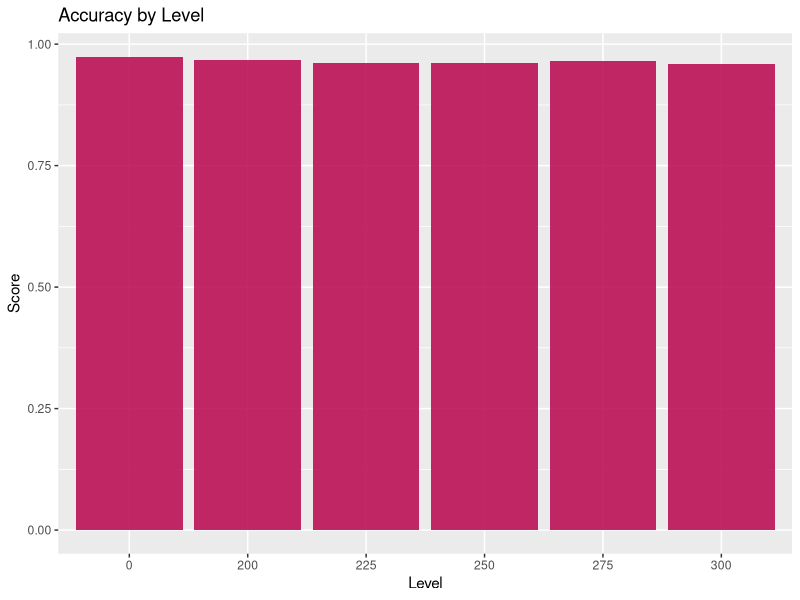
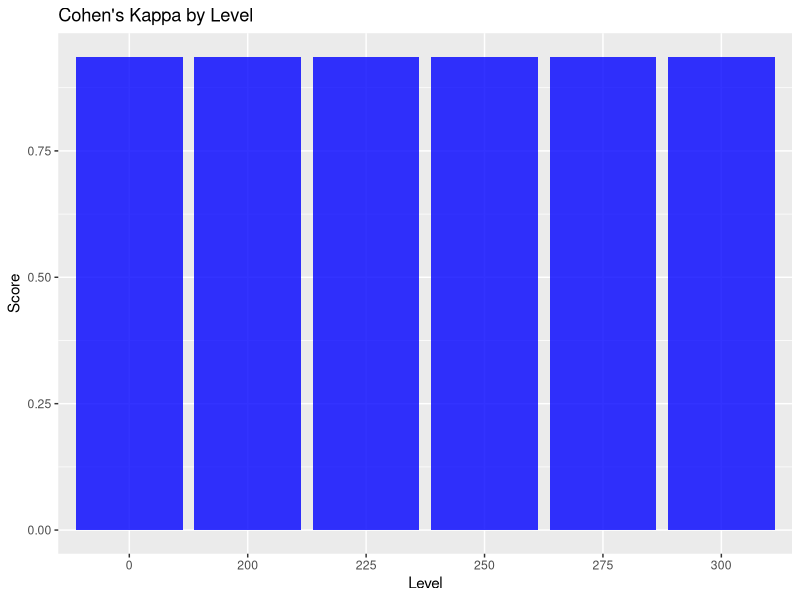
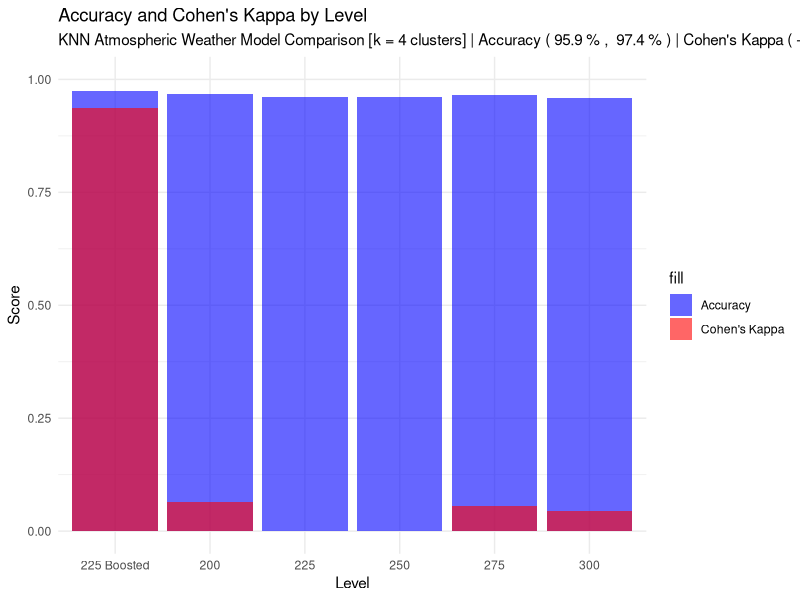

Recreate these plots in R, in order.
# Load required library
library(dplyr)
library(tidyr)
library(readr)
library(class)
library(ggplot2)

#===============================================================================
# Set working directory to files current directory
{
# NOTE: Set to your working directory 
setwd(dirname(rstudioapi::getSourceEditorContext()$path))
print(paste("Current Working Directory: ", getwd()), sep = "\n")
#-------------------------------------------------------------------------------
df <- read_csv("atmospheric_weather_preprocessed.csv")
#plot.subtitle <- "Atmospheric Weather Data (20KM)"
levels_interested <- c(200, 225, 250, 275, 300)
}
#===============================================================================
# Create comparison dataframe
comparison.df <- data.frame(
  Level = numeric(),
  Accuracy = numeric(),
  Cohen_Kappa = numeric(),
  McNemars_Test_p_value = numeric(),
  Sensitivity = numeric(),
  Specificity = numeric(),
  Precision = numeric(),
  stringsAsFactors = FALSE
)
#===============================================================================
# Pressure Level 200 modeling KNN
{
level <- 200
plot.subtitle <- "Atmospheric Weather Data (Level = 200mb)"
df.200 <- df %>% filter(pressure == 200)
df.200 <- df.200 %>% select(-pressure)
# Split the dataset into predictors (X) and the target variable (y)
target_variable_column <- "image"
X <- select(df.200, -target_variable_column)
y <- df.200[[target_variable_column]]
# Split the dataset into training and testing sets
set.seed(123)
train_threshold <- 0.7 # 70% for training
train_indices <- sample(nrow(df.200), nrow(df.200) * train_threshold)  
train_data <- df.200[train_indices, ]
test_data <- df.200[-train_indices, ]
# Train the KNN classifier model
k <- 4   # Number of nearest neighbors to consider
model <- knn(train_data[, -which(names(train_data) == target_variable_column)],
             test_data[, -which(names(test_data) == target_variable_column)],
             train_data[[target_variable_column]],
             k)
# Evaluate the model
accuracy <- sum(model == test_data[[target_variable_column]]) / nrow(test_data)
print(paste("Accuracy:", accuracy))
plot.subtitle <- paste(plot.subtitle, " [", k, " Clusters]  Accuracy ", 100*round(accuracy,4),'%')
#-------------------------------------------------------------------------------
# Calculate the confusion matrix
confusion_matrix <- table(model, test_data[[target_variable_column]])
# Calculate True Positive, True Negative, False Positive, and False Negative
tp <- confusion_matrix[2, 2]
tn <- confusion_matrix[1, 1]
fp <- confusion_matrix[1, 2]
fn <- confusion_matrix[2, 1]
# Calculate Sensitivity, Specificity, Precision, and Accuracy
sensitivity <- tp / (tp + fn)
specificity <- tn / (tn + fp)
precision <- tp / (tp + fp)
accuracy <- (tp + tn) / sum(confusion_matrix)
# Calculate the overall observed agreement
observed_agreement <- accuracy
# Calculate the probability of agreement by chance
p_chance <- (sum(confusion_matrix[1,]) * sum(confusion_matrix[,1]) +
               sum(confusion_matrix[2,]) * sum(confusion_matrix[,2])) /
  sum(confusion_matrix)^2

kappa <- (observed_agreement - p_chance) / (1 - p_chance)
mcnemar_test <- mcnemar.test(confusion_matrix)
p_value_mcnemar <- mcnemar_test$p.value

model.stats <- list(
  Level = level,
  Accuracy = accuracy,
  Cohen_Kappa = kappa,
  McNemars_Test_p_value = p_value_mcnemar,
  Sensitivity = sensitivity,
  Specificity = specificity,
  Precision = precision
)
comparison.df <- rbind(comparison.df, model.stats)
}
#===============================================================================
# Pressure Level 225 modeling
{
level <- 225
plot.subtitle <- "Atmospheric Weather Data (Level = 225mb)"
df.225 <- df %>% select(-pressure)
df.225 <- df %>% filter(pressure == 225)
# Split the dataset into predictors (X) and the target variable (y)
target_variable_column <- "image"
X <- select(df.225, -target_variable_column)
y <- df.225[[target_variable_column]]
# Split the dataset into training and testing sets
set.seed(123)
train_threshold <- 0.7 # 70% for training
train_indices <- sample(nrow(df.225), nrow(df.225) * train_threshold)  
train_data <- df.225[train_indices, ]
test_data <- df.225[-train_indices, ]
# Train the KNN classifier model
k <- 4   # Number of nearest neighbors to consider
model <- knn(train_data[, -which(names(train_data) == target_variable_column)],
             test_data[, -which(names(test_data) == target_variable_column)],
             train_data[[target_variable_column]],
             k)
# Evaluate the model
accuracy <- sum(model == test_data[[target_variable_column]]) / nrow(test_data)
print(paste("Accuracy:", accuracy))
plot.subtitle <- paste(plot.subtitle, " [", k, " Clusters]  Accuracy ", 100*round(accuracy,4),'%')
#-------------------------------------------------------------------------------
confusion_matrix <- table(model, test_data[[target_variable_column]])
# Calculate True Positive, True Negative, False Positive, and False Negative
tp <- confusion_matrix[2, 2]
tn <- confusion_matrix[1, 1]
fp <- confusion_matrix[1, 2]
fn <- confusion_matrix[2, 1]
# Calculate Sensitivity, Specificity, Precision, and Accuracy
sensitivity <- tp / (tp + fn)
specificity <- tn / (tn + fp)
precision <- tp / (tp + fp)
accuracy <- (tp + tn) / sum(confusion_matrix)
# Calculate the overall observed agreement
observed_agreement <- accuracy
# Calculate the probability of agreement by chance
p_chance <- (sum(confusion_matrix[1,]) * sum(confusion_matrix[,1]) +
               sum(confusion_matrix[2,]) * sum(confusion_matrix[,2])) /
  sum(confusion_matrix)^2
# Calculate Cohen's Kappa
kappa <- (observed_agreement - p_chance) / (1 - p_chance)
# Calculate McNemar's test
mcnemar_test <- mcnemar.test(confusion_matrix)
# Extract the p-value from McNemar's test result
p_value_mcnemar <- mcnemar_test$p.value

# Create a dataframe with the actual and predicted values
results <- data.frame(Actual = test_data$image, Predicted = model)

# Confusion matrix plot
confusion_matrix <- table(results$Actual, results$Predicted)

# Plot the confusion matrix
ggplot() +
  geom_tile(data = as.data.frame.table(confusion_matrix),
            aes(x = Var1, y = Var2, fill = Freq), color = "black") +
  geom_text(data = as.data.frame.table(confusion_matrix),
            aes(x = Var1, y = Var2, label = Freq), color = "black", size = 12) +
  labs(x = "Actual", y = "Predicted", fill = "Frequency", 
       title = "Confusion Matrix - KNN Model", subtitle = plot.subtitle) +
  scale_fill_gradient(low = "white", high = "forestgreen") +
  theme_minimal()
# Calculate the confusion matrix
confusion_matrix <- table(model, test_data[[target_variable_column]])
# Calculate True Positive, True Negative, False Positive, and False Negative
tp <- confusion_matrix[2, 2]
tn <- confusion_matrix[1, 1]
fp <- confusion_matrix[1, 2]
fn <- confusion_matrix[2, 1]
# Calculate Sensitivity, Specificity, Precision, and Accuracy
sensitivity <- tp / (tp + fn)
specificity <- tn / (tn + fp)
precision <- tp / (tp + fp)
accuracy <- (tp + tn) / sum(confusion_matrix)
# Calculate the overall observed agreement
observed_agreement <- accuracy
# Calculate the probability of agreement by chance
p_chance <- (sum(confusion_matrix[1,]) * sum(confusion_matrix[,1]) +
               sum(confusion_matrix[2,]) * sum(confusion_matrix[,2])) /
  sum(confusion_matrix)^2

kappa <- (observed_agreement - p_chance) / (1 - p_chance)
mcnemar_test <- mcnemar.test(confusion_matrix)
p_value_mcnemar <- mcnemar_test$p.value

model.stats <- list(
  Level = level,
  Accuracy = accuracy,
  Cohen_Kappa = kappa,
  McNemars_Test_p_value = p_value_mcnemar,
  Sensitivity = sensitivity,
  Specificity = specificity,
  Precision = precision
)
comparison.df <- rbind(comparison.df, model.stats)
}
#===============================================================================
# Pressure Level 250 modeling
{
level <- 250
plot.subtitle <- "Atmospheric Weather Data (Level = 250mb)"
  df.250 <- df %>% select(-pressure)
  df.250 <- df %>% filter(pressure == 250)
  # Split the dataset into predictors (X) and the target variable (y)
  target_variable_column <- "image"
  X <- select(df.250, -target_variable_column)
  y <- df.250[[target_variable_column]]
  # Split the dataset into training and testing sets
  set.seed(123)
  train_threshold <- 0.7 # 70% for training
  train_indices <- sample(nrow(df.250), nrow(df.250) * train_threshold)  
  train_data <- df.250[train_indices, ]
  test_data <- df.250[-train_indices, ]
  # Train the KNN classifier model
  k <- 4   # Number of nearest neighbors to consider
  model <- knn(train_data[, -which(names(train_data) == target_variable_column)],
               test_data[, -which(names(test_data) == target_variable_column)],
               train_data[[target_variable_column]],
               k)
  # Evaluate the model
  accuracy <- sum(model == test_data[[target_variable_column]]) / nrow(test_data)
  print(paste("Accuracy:", accuracy))
  plot.subtitle <- paste(plot.subtitle, " [", k, " Clusters]  Accuracy ", 100*round(accuracy,4),'%')
  #-----------------------------------------------------------------------------
  # Calculate the confusion matrix
  confusion_matrix <- table(model, test_data[[target_variable_column]])
  # Calculate True Positive, True Negative, False Positive, and False Negative
  tp <- confusion_matrix[2, 2]
  tn <- confusion_matrix[1, 1]
  fp <- confusion_matrix[1, 2]
  fn <- confusion_matrix[2, 1]
  # Calculate Sensitivity, Specificity, Precision, and Accuracy
  sensitivity <- tp / (tp + fn)
  specificity <- tn / (tn + fp)
  precision <- tp / (tp + fp)
  accuracy <- (tp + tn) / sum(confusion_matrix)
  # Calculate the overall observed agreement
  observed_agreement <- accuracy
  # Calculate the probability of agreement by chance
  p_chance <- (sum(confusion_matrix[1,]) * sum(confusion_matrix[,1]) +
                 sum(confusion_matrix[2,]) * sum(confusion_matrix[,2])) /
    sum(confusion_matrix)^2
  
  kappa <- (observed_agreement - p_chance) / (1 - p_chance)
  mcnemar_test <- mcnemar.test(confusion_matrix)
  p_value_mcnemar <- mcnemar_test$p.value
  
  model.stats <- list(
    Level = level,
    Accuracy = accuracy,
    Cohen_Kappa = kappa,
    McNemars_Test_p_value = p_value_mcnemar,
    Sensitivity = sensitivity,
    Specificity = specificity,
    Precision = precision
  )
  comparison.df <- rbind(comparison.df, model.stats)
}
#===============================================================================
# Pressure Level 275 modeling
{
  level <- 275
  plot.subtitle <- "Atmospheric Weather Data (Level = 275mb)"
  df.275 <- df %>% select(-pressure)
  df.275 <- df %>% filter(pressure == 275)
  # Split the dataset into predictors (X) and the target variable (y)
  target_variable_column <- "image"
  X <- select(df.275, -target_variable_column)
  y <- df.275[[target_variable_column]]
  # Split the dataset into training and testing sets
  set.seed(123)
  train_threshold <- 0.7 # 70% for training
  train_indices <- sample(nrow(df.275), nrow(df.275) * train_threshold)  
  train_data <- df.275[train_indices, ]
  test_data <- df.275[-train_indices, ]
  # Train the KNN classifier model
  k <- 4   # Number of nearest neighbors to consider
  model <- knn(train_data[, -which(names(train_data) == target_variable_column)],
               test_data[, -which(names(test_data) == target_variable_column)],
               train_data[[target_variable_column]],
               k)
  # Evaluate the model
  accuracy <- sum(model == test_data[[target_variable_column]]) / nrow(test_data)
  print(paste("Accuracy:", accuracy))
  plot.subtitle <- paste(plot.subtitle, " [", k, " Clusters]  Accuracy ", 100*round(accuracy,4),'%')
  #-----------------------------------------------------------------------------
  # Calculate the confusion matrix
  confusion_matrix <- table(model, test_data[[target_variable_column]])
  # Calculate True Positive, True Negative, False Positive, and False Negative
  tp <- confusion_matrix[2, 2]
  tn <- confusion_matrix[1, 1]
  fp <- confusion_matrix[1, 2]
  fn <- confusion_matrix[2, 1]
  # Calculate Sensitivity, Specificity, Precision, and Accuracy
  sensitivity <- tp / (tp + fn)
  specificity <- tn / (tn + fp)
  precision <- tp / (tp + fp)
  accuracy <- (tp + tn) / sum(confusion_matrix)
  # Calculate the overall observed agreement
  observed_agreement <- accuracy
  # Calculate the probability of agreement by chance
  p_chance <- (sum(confusion_matrix[1,]) * sum(confusion_matrix[,1]) +
                 sum(confusion_matrix[2,]) * sum(confusion_matrix[,2])) /
    sum(confusion_matrix)^2
  
  kappa <- (observed_agreement - p_chance) / (1 - p_chance)
  mcnemar_test <- mcnemar.test(confusion_matrix)
  p_value_mcnemar <- mcnemar_test$p.value
  
  model.stats <- list(
    Level = level,
    Accuracy = accuracy,
    Cohen_Kappa = kappa,
    McNemars_Test_p_value = p_value_mcnemar,
    Sensitivity = sensitivity,
    Specificity = specificity,
    Precision = precision
  )
  comparison.df <- rbind(comparison.df, model.stats)
}
#===============================================================================
# Pressure Level 300 modeling
{
  level <- 300
  plot.subtitle <- "Atmospheric Weather Data (Level = 300mb)"
  df.300 <- df %>% select(-pressure)
  df.300 <- df %>% filter(pressure == 300)
  # Split the dataset into predictors (X) and the target variable (y)
  target_variable_column <- "image"
  X <- select(df.300, -target_variable_column)
  y <- df.300[[target_variable_column]]
  # Split the dataset into training and testing sets
  set.seed(123)
  train_threshold <- 0.7 # 70% for training
  train_indices <- sample(nrow(df.300), nrow(df.300) * train_threshold)  
  train_data <- df.300[train_indices, ]
  test_data <- df.300[-train_indices, ]
  # Train the KNN classifier model
  k <- 4   # Number of nearest neighbors to consider
  model <- knn(train_data[, -which(names(train_data) == target_variable_column)],
               test_data[, -which(names(test_data) == target_variable_column)],
               train_data[[target_variable_column]],
               k)
  # Evaluate the model
  accuracy <- sum(model == test_data[[target_variable_column]]) / nrow(test_data)
  print(paste("Accuracy:", accuracy))
  plot.subtitle <- paste(plot.subtitle, " [", k, " Clusters]  Accuracy ", 100*round(accuracy,4),'%')
  #-----------------------------------------------------------------------------
  # Calculate the confusion matrix
  confusion_matrix <- table(model, test_data[[target_variable_column]])
  # Calculate True Positive, True Negative, False Positive, and False Negative
  tp <- confusion_matrix[2, 2]
  tn <- confusion_matrix[1, 1]
  fp <- confusion_matrix[1, 2]
  fn <- confusion_matrix[2, 1]
  # Calculate Sensitivity, Specificity, Precision, and Accuracy
  sensitivity <- tp / (tp + fn)
  specificity <- tn / (tn + fp)
  precision <- tp / (tp + fp)
  accuracy <- (tp + tn) / sum(confusion_matrix)
  # Calculate the overall observed agreement
  observed_agreement <- accuracy
  # Calculate the probability of agreement by chance
  p_chance <- (sum(confusion_matrix[1,]) * sum(confusion_matrix[,1]) +
                 sum(confusion_matrix[2,]) * sum(confusion_matrix[,2])) /
    sum(confusion_matrix)^2
  
  kappa <- (observed_agreement - p_chance) / (1 - p_chance)
  mcnemar_test <- mcnemar.test(confusion_matrix)
  p_value_mcnemar <- mcnemar_test$p.value
  
  model.stats <- list(
    Level = level,
    Accuracy = accuracy,
    Cohen_Kappa = kappa,
    McNemars_Test_p_value = p_value_mcnemar,
    Sensitivity = sensitivity,
    Specificity = specificity,
    Precision = precision
  )
  comparison.df <- rbind(comparison.df, model.stats)
}
#===============================================================================
# All Pressure Levels modeling
{
  level <- 0
  plot.subtitle <- "Atmospheric Weather Data (Level = 225mb and any contrail present)"
  df.all <- df %>%
    filter(pressure == 225 | (pressure != 225 & image == 1))
  
  df <- df.all %>% select(-pressure)
  
  # Split the dataset into predictors (X) and the target variable (y)
  target_variable_column <- "image"
  X <- select(df.all, -target_variable_column)
  y <- df.all[[target_variable_column]]
  # Split the dataset into training and testing sets
  set.seed(123)
  train_threshold <- 0.7 # 70% for training
  train_indices <- sample(nrow(df.all), nrow(df.all) * train_threshold)  
  train_data <- df.all[train_indices, ]
  test_data <- df.all[-train_indices, ]
  # Train the KNN classifier model
  k <- 4   # Number of nearest neighbors to consider
  model <- knn(train_data[, -which(names(train_data) == target_variable_column)],
               test_data[, -which(names(test_data) == target_variable_column)],
               train_data[[target_variable_column]],
               k)
  # Evaluate the model
  accuracy <- sum(model == test_data[[target_variable_column]]) / nrow(test_data)
  print(paste("Accuracy:", accuracy))
  plot.subtitle <- paste(plot.subtitle, " [", k, " Clusters]  Accuracy ", 100*round(accuracy,4),'%')
  #-----------------------------------------------------------------------------
  # Calculate the confusion matrix
  confusion_matrix <- table(model, test_data[[target_variable_column]])
  # Calculate True Positive, True Negative, False Positive, and False Negative
  tp <- confusion_matrix[2, 2]
  tn <- confusion_matrix[1, 1]
  fp <- confusion_matrix[1, 2]
  fn <- confusion_matrix[2, 1]
  # Calculate Sensitivity, Specificity, Precision, and Accuracy
  sensitivity <- tp / (tp + fn)
  specificity <- tn / (tn + fp)
  precision <- tp / (tp + fp)
  accuracy <- (tp + tn) / sum(confusion_matrix)
  # Calculate the overall observed agreement
  observed_agreement <- accuracy
  # Calculate the probability of agreement by chance
  p_chance <- (sum(confusion_matrix[1,]) * sum(confusion_matrix[,1]) +
                 sum(confusion_matrix[2,]) * sum(confusion_matrix[,2])) /
    sum(confusion_matrix)^2
  
  kappa <- (observed_agreement - p_chance) / (1 - p_chance)
  mcnemar_test <- mcnemar.test(confusion_matrix)
  p_value_mcnemar <- mcnemar_test$p.value
  
  model.stats <- list(
    Level = level,
    Accuracy = accuracy,
    Cohen_Kappa = kappa,
    McNemars_Test_p_value = p_value_mcnemar,
    Sensitivity = sensitivity,
    Specificity = specificity,
    Precision = precision
  )
  comparison.df <- rbind(comparison.df, model.stats)
}
#===============================================================================
# Export the dataframe for analysis
comparison.df
# Export the dataframe to a CSV file named 'comparison.csv'
write.csv(comparison.df, file = "model_comparison.csv", row.names = FALSE)
#===============================================================================
#Visualize model differences

ggplot(comparison.df, aes(x = as.factor(Level), y = Accuracy)) +
  geom_bar(stat = "identity", fill = "blue", alpha = 0.6) +
  geom_bar(stat = "identity", fill = "red", alpha = 0.6) +
  labs(title = "Accuracy by Level",
       x = "Level",
       y = "Score")

#-------------------------------------------------------------------------------
ggplot(comparison.df, aes(x = as.factor(Level), y = kappa)) +
  geom_bar(stat = "identity", fill = "blue", alpha = 0.8) +
  labs(title = "Cohen's Kappa by Level",
       x = "Level",
       y = "Score")

#-------------------------------------------------------------------------------
# Create a ggplot barplot with a legend
round.to <- 3
{
min.acc <- round(min(comparison.df$Accuracy),round.to) * 100
max.acc <- round(max(comparison.df$Accuracy),round.to) * 100
min.kap <- round(min(comparison.df$Cohen_Kappa),round.to) 
max.kap <- round(max(comparison.df$Cohen_Kappa),round.to)
}
custom.subtitle <- paste("KNN Atmospheric Weather Model Comparison [k = 4 clusters] | Accuracy (",
                       min.acc, "% , ", max.acc, "% ) | Cohen's Kappa (",
                       min.kap, ", ", max.kap, ")")

ggplot(comparison.df, aes(x = as.factor(Level))) +
  geom_bar(aes(y = Accuracy, fill = "Accuracy"), stat = "identity", alpha = 0.6) +
  geom_bar(aes(y = Cohen_Kappa, fill = "Cohen's Kappa"), stat = "identity", alpha = 0.6) +
  labs(title = "Accuracy and Cohen's Kappa by Level",
       x = "Level",
       y = "Score",
       subtitle = custom.subtitle) +
  scale_y_continuous(limits = c(0, 1)) +
  scale_fill_manual(values = c("Accuracy" = "blue", "Cohen's Kappa" = "red")) +
  scale_x_discrete(labels = function(x) ifelse(x == "0", "225 Boosted", x)) +
  theme_minimal()
